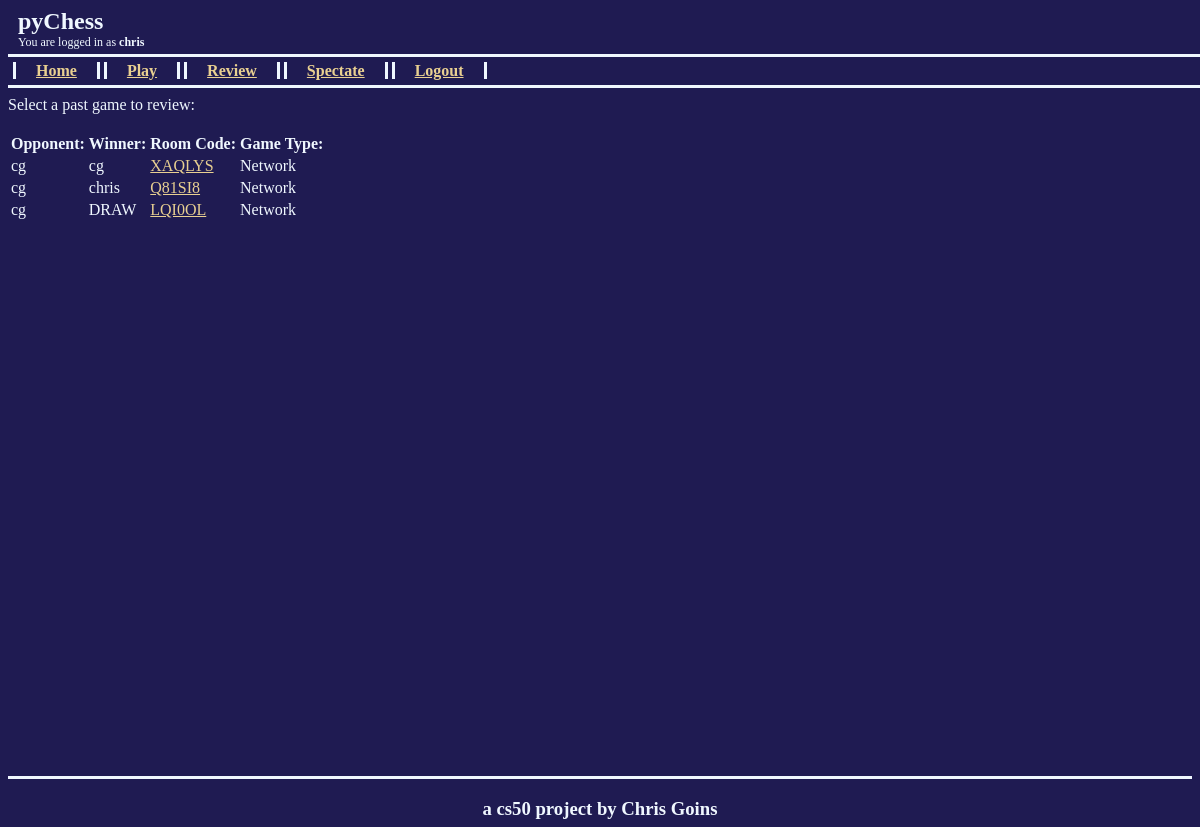
/review (signed in), run on an earlier commit of the app's database.
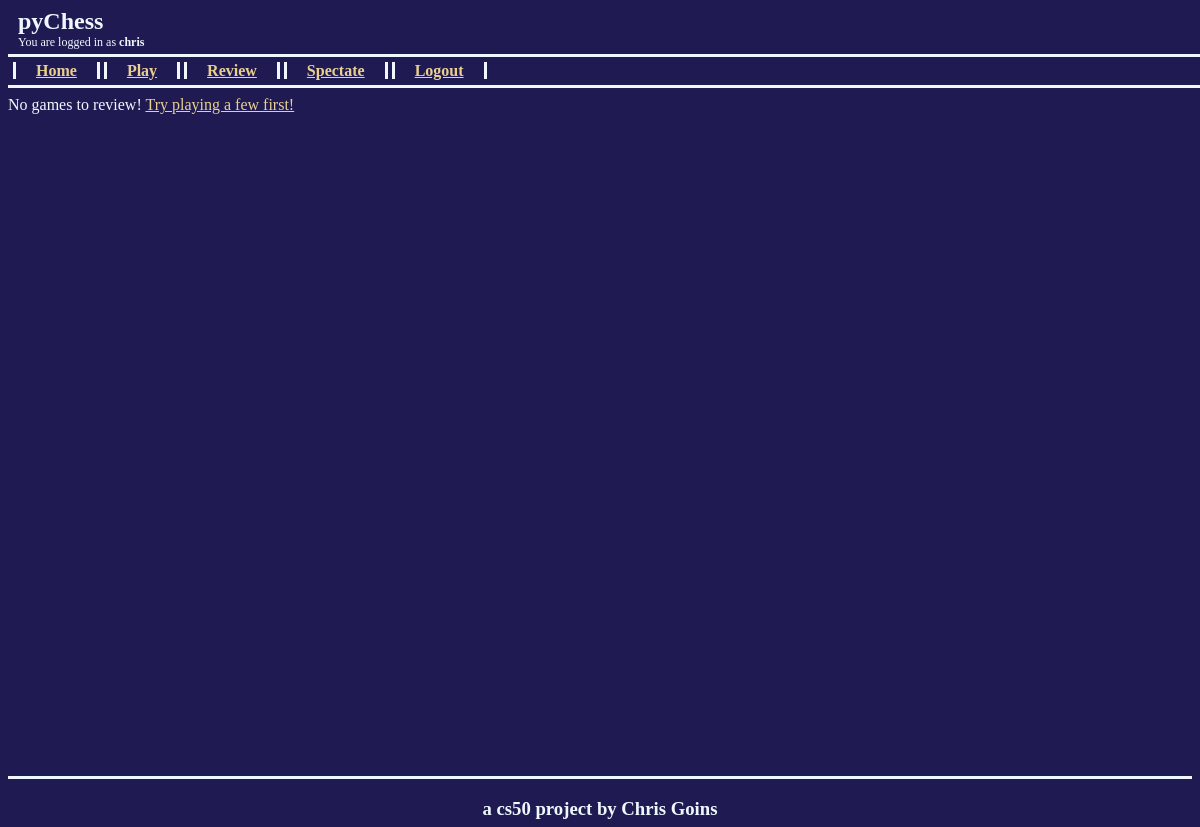
And on a later commit of the database.
### pychess/models.py (models this page shows)
class User(AbstractUser):
    pass

class Game(models.Model):
    roomCode = models.CharField(max_length=6, unique=True, null=True, blank=True)
    player1 = models.ForeignKey(User, on_delete=models.CASCADE, related_name="player1")
    player2 = models.ForeignKey(User, on_delete=models.CASCADE, related_name="player2", null=True, blank=True)
    isActive = models.BooleanField()
    winner = models.ForeignKey(User, on_delete=models.CASCADE, related_name="winner", null=True, blank=True)

### pychess/views.py (the view)
# urls.py: path("review", views.review, name="review"),
@login_required
def review(request):
    if request.method == "GET":
        gameQuery = Game.objects.filter(player1 = request.user) | Game.objects.filter(player2 = request.user)
        games = []
        for query in gameQuery:
            if not query.isActive:
                if query.player1 != query.player2:
                    gameType = "Network"
                    opponent = query.player2 if request.user == query.player1 else query.player1
                else:
                    gameType = "Local"
                    opponent = "---"
                game = {}
                game['gameType'] = gameType
                game['opponent'] = opponent
                game['winner'] = query.winner if query.winner != None else "DRAW"
                game['roomCode'] = query.roomCode
                games.append(game)
        return render(request, 'pychess/review.html', {"games":games})
    else:
        return JsonResponse({"error":"Invalid request method"}, status=405)

### pychess/templates/pychess/review.html (shortened to what this page needs)
{% extends "pychess/layout.html"%}
{% block body %}
{% if games %}
    Select a past game to review:
    <br><br>
    <table>
        <thead>
            <tr>
                <th>Opponent:</th>
                <th>Winner:</th>
                <th>Room Code:</th>
                <th>Game Type:</th>
            </tr>
        </thead>
        <tbody>
            {% for game in games %}
                <tr>
                    <td>{{ game.opponent }}</td>
                    <td>{{ game.winner }}</td>
                    <td><a href="{% url 'reviewGame' game.roomCode %}">{{ game.roomCode }}</a></td>
                    <td>{{ game.gameType }}</td>
                </tr>
            {% endfor %}
        </tbody>
    </table>
{% else %}
    No games to review! <a href="{% url 'play' %}">Try playing a few first!</a>
{% endif %}
{% endblock %}

### pychess/templates/pychess/layout.html (shortened to what this page needs)
{% load static %}
<!DOCTYPE html>
<html lang="en">
    <head>
        <link rel="stylesheet" href="{% static 'pychess/styles.css' %}">
    </head>
    <body>
        <div class="header">
            <div class="mainHeading">pyChess</div>
            {% if user.is_authenticated %}
                <div class="subHeading">
                    You are logged in as <strong>{{ user }}</strong>
                </div>
            {% else %}
                <div class="subHeading">
                    You are not logged in
                </div>
            {% endif %}
            <div class="navbar">
                {% if user.is_authenticated %}
                    <a class="navlink" href="{% url 'index' %}">Home</a>
                    <a class="navlink" href="{% url 'play' %}">Play</a>
                    <a class="navlink" href="{% url 'review' %}">Review</a>
                    <a class="navlink" href="{% url 'spectate' %}">Spectate</a>
                    <a class="navlink" href="{% url 'logout' %}">Logout</a>
                {% else %}
                    <a class="navlink" href="{% url 'login' %}">Login</a>
                    <a class="navlink" href="{% url 'register' %}">Register</a>
                    <a class="navlink" href="{% url 'spectate' %}">Spectate</a>
                {% endif %}
            </div>
        </div>
        <div class="content">
        {% block body %}
        {% endblock %}
        </div>
        <div class="footer">
            <h3>a cs50 project by Chris Goins</h3>
        </div>
    </body>
</html>

### pychess/static/pychess/styles.css (style rules this page uses)
body { background-color: rgb(31, 27, 82); }
a { color:rgb(233, 208, 145); }
.header { height:10vh; width:100%; min-height:80px; min-width:1008px; color:aliceblue; position: relative; float: left; margin-bottom: 1vh; }
.mainHeading { position:relative; font-size: max(24px,3vh); font-weight: bold; text-indent:10px; float:left; }
.subHeading { float:left; clear:both; font-size: max(12px,1.5vh); text-indent: 10px; }
.navbar { clear:both; border-bottom: solid; border-top: solid; border-color: aliceblue; width:100%; position:absolute; bottom:0; padding:5px; }
.navlink { padding-left:20px; padding-right:20px; font-weight:bold; border-left: solid; border-right:solid; border-color:aliceblue; }
.footer { height:5vh; min-height:24px; min-width:1008px; text-align: center; color:aliceblue; border-top:solid; border-color:aliceblue; }
.content { clear:both; height: 85vh; min-height:412px; min-width:1008px; color:aliceblue; }

What changed in the data, as far as the page shows it:
no longer on this page (row edited): User: opponent "cg", winner "cg", roomCode "XAQLYS", gameType "Network", winner "chris", roomCode "Q81SI8", winner "DRAW", roomCode "LQI0OL"
Also different on the page:
text no longer shown: "Select a past game to review: Opponent: Winner: Room Code: Game Type:"
text now shown: "No games to review! Try playing a few first!"
